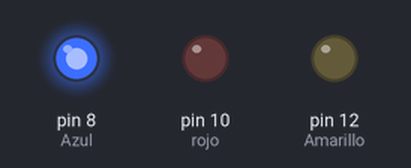
This sketch was run on a simulated Arduino Uno, built with avr-gcc and run on an emulated ATmega328P. Shown: output pins drawn as LEDs (lit = HIGH).

Above: at 2.5 s.
At 6.0 s:
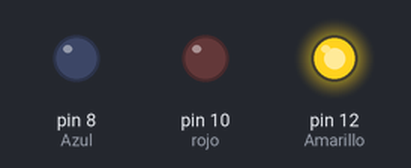
At 9.5 s:
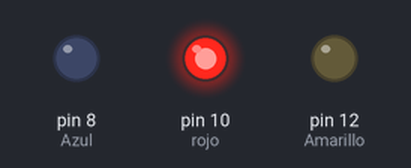
Timing chart, 0 to 15.6 s (numbered marks = the images above):
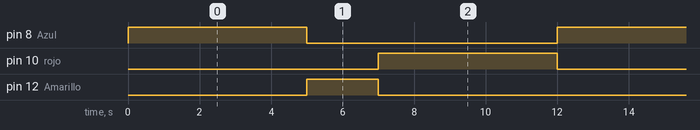

The sketch:

Primer_programa.ino
```cpp
void setup() {
  pinMode(12, OUTPUT); //Amarillo
  pinMode(10, OUTPUT); //rojo
  pinMode(8, OUTPUT);  //Azul
}

void loop(){
  digitalWrite(8,HIGH);
  delay(5000);
  digitalWrite(8,LOW);
  digitalWrite(12,HIGH);
  delay(2000);
  digitalWrite(12,LOW);
  digitalWrite(10,HIGH);
  delay(5000);
  digitalWrite(10,LOW);


}
```

Measured:
- by itself, pin 8 (Azul), pin 10 (rojo): alternates HIGH for 5.0 s and LOW for 7.0 s
- by itself, pin 12 (Amarillo): alternates HIGH for 2.0 s and LOW for 10.0 s
- by itself, everything shown: repeats every 12.0 s, in 4 steps
